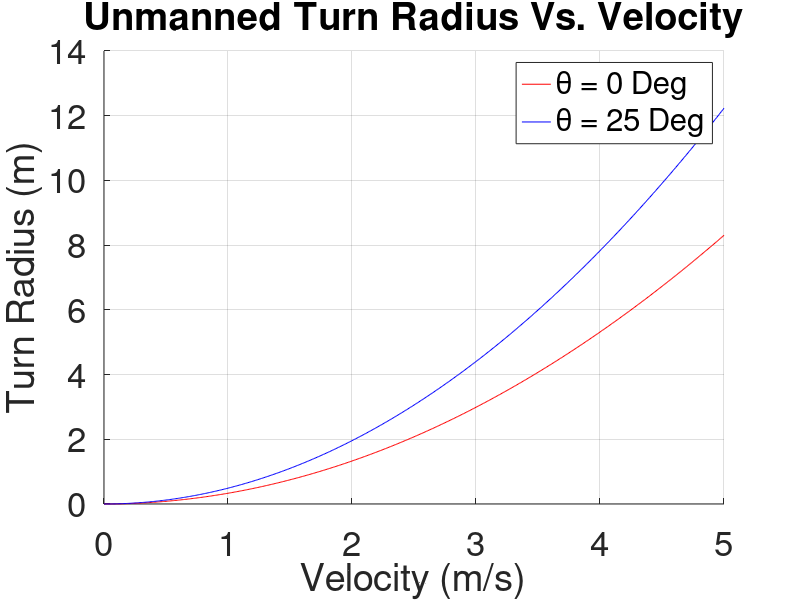

MATLAB code for this plot:
%Turn Radius As A Function of Rover Velocity

clear; close all;

h = 0.538; %Height of CG, m
c = 2; %Length of wheel base, m
y = c/2; %Horizontal location of CG from right wheel, m

g = 1.62; %Lunar gravity, m/s^2
v = [0:0.01:5]; %Velocity, m/s

%Flat Ground Turning
r_flat = ((v.^2)./g).*(h/y);

%Sloped Turning
theta = 25; %Slope angle, Deg

r_slope = ((v.^2)./g)*((((y/h)*cosd(theta))-sind(theta))^-1);

%Plots
figure(1);
hold on;
grid on;
plot(v,r_flat,'r');
plot(v,r_slope,'b');
xlabel('Velocity (m/s)');
ylabel('Turn Radius (m)');
title('Unmanned Turn Radius Vs. Velocity')
legend('\theta = 0 Deg' ,['\theta = ' num2str(theta) ' Deg']);
set(gca,'FontSize',25);
hold off;